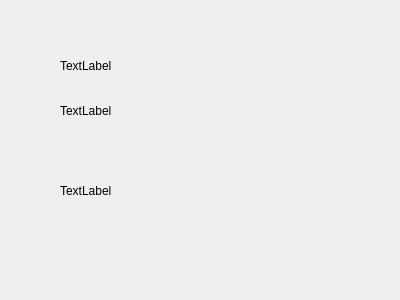
<?xml version="1.0" encoding="UTF-8"?>
<ui version="4.0">
 <class>Dialog</class>
 <widget class="QDialog" name="Dialog">
  <property name="geometry">
   <rect>
    <x>0</x>
    <y>0</y>
    <width>400</width>
    <height>300</height>
   </rect>
  </property>
  <property name="windowTitle">
   <string>Dialog</string>
  </property>
  <widget class="QLabel" name="time">
   <property name="geometry">
    <rect>
     <x>60</x>
     <y>50</y>
     <width>181</width>
     <height>31</height>
    </rect>
   </property>
   <property name="text">
    <string>TextLabel</string>
   </property>
  </widget>
  <widget class="QLabel" name="number">
   <property name="geometry">
    <rect>
     <x>60</x>
     <y>90</y>
     <width>201</width>
     <height>41</height>
    </rect>
   </property>
   <property name="text">
    <string>TextLabel</string>
   </property>
  </widget>
  <widget class="QLabel" name="advice">
   <property name="geometry">
    <rect>
     <x>60</x>
     <y>160</y>
     <width>191</width>
     <height>61</height>
    </rect>
   </property>
   <property name="text">
    <string>TextLabel</string>
   </property>
  </widget>
 </widget>
 <resources/>
 <connections/>
</ui>
